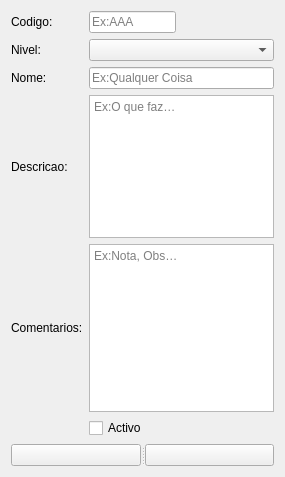
<?xml version="1.0" encoding="UTF-8"?>
<ui version="4.0">
 <class>Form</class>
 <widget class="QWidget" name="Form">
  <property name="geometry">
   <rect>
    <x>0</x>
    <y>0</y>
    <width>285</width>
    <height>477</height>
   </rect>
  </property>
  <property name="maximumSize">
   <size>
    <width>16777215</width>
    <height>16777210</height>
   </size>
  </property>
  <property name="windowTitle">
   <string>Tipo de Local</string>
  </property>
  <layout class="QGridLayout" name="gridLayout">
   <item row="2" column="1" colspan="2">
    <widget class="QLineEdit" name="LENome">
     <property name="maxLength">
      <number>50</number>
     </property>
     <property name="placeholderText">
      <string>Ex:Qualquer Coisa</string>
     </property>
    </widget>
   </item>
   <item row="0" column="2">
    <spacer name="horizontalSpacer">
     <property name="orientation">
      <enum>Qt::Horizontal</enum>
     </property>
     <property name="sizeHint" stdset="0">
      <size>
       <width>127</width>
       <height>20</height>
      </size>
     </property>
    </spacer>
   </item>
   <item row="3" column="1" rowspan="2" colspan="2">
    <widget class="QPlainTextEdit" name="PTEDescricao">
     <property name="placeholderText">
      <string>Ex:O que faz…</string>
     </property>
    </widget>
   </item>
   <item row="5" column="0">
    <widget class="QLabel" name="label_5">
     <property name="text">
      <string>Comentarios:</string>
     </property>
    </widget>
   </item>
   <item row="0" column="1">
    <widget class="QLineEdit" name="LECodigo">
     <property name="maxLength">
      <number>3</number>
     </property>
     <property name="placeholderText">
      <string>Ex:AAA</string>
     </property>
    </widget>
   </item>
   <item row="2" column="0">
    <widget class="QLabel" name="label_3">
     <property name="text">
      <string>Nome:</string>
     </property>
    </widget>
   </item>
   <item row="1" column="1" colspan="2">
    <widget class="QComboBox" name="CBNivel"/>
   </item>
   <item row="1" column="0">
    <widget class="QLabel" name="label_2">
     <property name="text">
      <string>Nivel:</string>
     </property>
    </widget>
   </item>
   <item row="3" column="0" rowspan="2">
    <widget class="QLabel" name="label_4">
     <property name="text">
      <string>Descricao:</string>
     </property>
    </widget>
   </item>
   <item row="6" column="1">
    <widget class="QCheckBox" name="CHBActivo">
     <property name="text">
      <string>Activo</string>
     </property>
    </widget>
   </item>
   <item row="0" column="0">
    <widget class="QLabel" name="label">
     <property name="text">
      <string>Codigo:</string>
     </property>
    </widget>
   </item>
   <item row="5" column="1" colspan="2">
    <widget class="QPlainTextEdit" name="PTEComentarios">
     <property name="placeholderText">
      <string>Ex:Nota, Obs…</string>
     </property>
    </widget>
   </item>
   <item row="7" column="0" colspan="3">
    <widget class="QSplitter" name="splitter">
     <property name="orientation">
      <enum>Qt::Horizontal</enum>
     </property>
     <widget class="QPushButton" name="PBGuardar">
      <property name="text">
       <string/>
      </property>
      <property name="icon">
       <iconset resource="icons.qrc">
        <normaloff>:/newPrefix/Icons/002-save.png</normaloff>:/newPrefix/Icons/002-save.png</iconset>
      </property>
     </widget>
     <widget class="QPushButton" name="PBCancelar">
      <property name="text">
       <string/>
      </property>
      <property name="icon">
       <iconset resource="icons.qrc">
        <normaloff>:/newPrefix/Icons/003-error.png</normaloff>:/newPrefix/Icons/003-error.png</iconset>
      </property>
     </widget>
    </widget>
   </item>
  </layout>
 </widget>
 <resources>
  <include location="icons.qrc"/>
 </resources>
 <connections/>
</ui>
